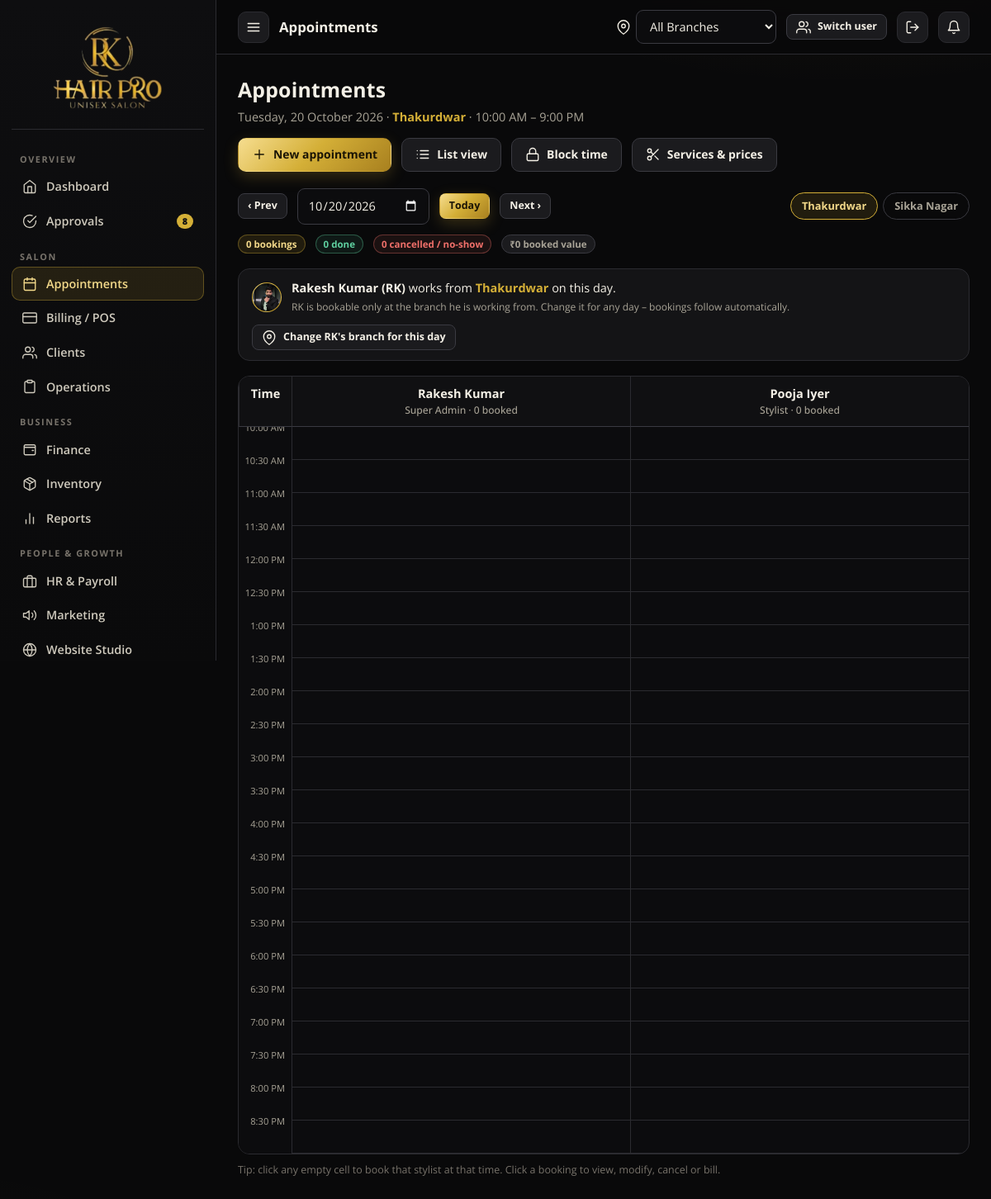
The app's page /appointments/ (signed in) with its own data.
### rkhp/models.py (models this page shows, shortened)
class Branch(db.Model):
    id = db.Column(db.Integer, primary_key=True)
    name = db.Column(db.String(80), nullable=False)
    code = db.Column(db.String(8), nullable=False)
    address = db.Column(db.String(240))
    phone = db.Column(db.String(20))
    open_time = db.Column(db.String(5), default="10:00")
    close_time = db.Column(db.String(5), default="21:00")
    slot_minutes = db.Column(db.Integer, default=30)
    monthly_target = db.Column(db.Float, default=0)
    active = db.Column(db.Boolean, default=True)
    created_at = db.Column(db.DateTime, default=now)

class Employee(UserMixin, db.Model):
    id = db.Column(db.Integer, primary_key=True)
    name = db.Column(db.String(100), nullable=False)
    mobile = db.Column(db.String(15), unique=True, nullable=False)   # login id
    password_hash = db.Column(db.String(200))
    role = db.Column(db.String(20), default="stylist")
    designation = db.Column(db.String(80))
    branch_id = db.Column(db.Integer, db.ForeignKey("branch.id"))       # access scope (None = all branches)
    home_branch_id = db.Column(db.Integer, db.ForeignKey("branch.id"))  # where they normally work
    reports_to_id = db.Column(db.Integer, db.ForeignKey("employee.id"))
    active = db.Column(db.Boolean, default=True)
    login_blocked = db.Column(db.Boolean, default=False)
    perms = db.Column(db.String(200))            # comma list; None => role defaults
    takes_appointments = db.Column(db.Boolean, default=False)
    public_visible = db.Column(db.Boolean, default=True)   # shown on online booking page
    bio = db.Column(db.String(240))
    salary = db.Column(db.Float, default=18000)
    commission_pct = db.Column(db.Float, default=10)
    monthly_target = db.Column(db.Float, default=0)
    weekly_off = db.Column(db.Integer, default=0)          # Monday=0 .. Sunday=6
    shift_start = db.Column(db.String(5), default="10:00")
    shift_end = db.Column(db.String(5), default="21:00")
    tip_mode = db.Column(db.String(10), default="daily")   # daily | salary
    joined_on = db.Column(db.Date, default=date.today)
    dob = db.Column(db.Date)
    email = db.Column(db.String(120))
    address = db.Column(db.String(240))
    aadhaar = db.Column(db.String(20))
    pan = db.Column(db.String(12))
    emergency_name = db.Column(db.String(80))
    emergency_phone = db.Column(db.String(15))
    bank_name = db.Column(db.String(80))
    bank_account = db.Column(db.String(30))
    ifsc = db.Column(db.String(15))
    upi_id = db.Column(db.String(60))
    photo = db.Column(db.String(200))
    face_photo = db.Column(db.String(200))
    aadhaar_doc = db.Column(db.String(200))
    pan_doc = db.Column(db.String(200))
    created_at = db.Column(db.DateTime, default=now)
    branch = db.relationship("Branch", foreign_keys=[branch_id])
    home_branch = db.relationship("Branch", foreign_keys=[home_branch_id])
    manager = db.relationship("Employee", remote_side=[id], foreign_keys=[reports_to_id])
    @property
    def is_active(self):       # Flask-Login
        return bool(self.active) and not self.login_blocked
    @property
    def is_super(self):
        return self.role == "super_admin"
    @property
    def role_label(self):
        return ROLE_LABEL.get(self.role, self.role)
    @property
    def perm_set(self):
        if self.is_super:
            return set(ALL_PERMS)
        if self.perms is None:
            return set(DEFAULT_PERMS.get(self.role, []))
        return {p for p in self.perms.split(",") if p}
    def has_perm(self, p):
        return p in self.perm_set
    @property
    def is_manager(self):
        return self.role in ("super_admin", "branch_admin")
    def location_on(self, d):
        ov = EmployeeDayBranch.query.filter_by(employee_id=self.id, date=d).first()
        if ov:
            return ov.branch_id           # None means not working at any branch that day
        return self.home_branch_id

### rkhp/routes/appointments.py (the view)
@bp.route("/")
@require_perm("appointments")
def board():
    d = parse_date(request.args.get("date"), date.today())
    ids = scope_ids()
    bid = _branch_for_view()
    br = db.session.get(Branch, bid)
    start_dt = datetime.combine(d, datetime.min.time())
    appts = Appointment.query.filter(Appointment.branch_id == bid, Appointment.start_dt >= start_dt, Appointment.start_dt < start_dt + timedelta(days=1)).order_by(Appointment.start_dt).all()
    emps = al.bookable_employees(bid, d)
    for a in appts:
        if a.employee and a.employee not in emps:
            emps.append(a.employee)
    unassigned = [a for a in appts if not a.employee]
    blocks = BlockedSlot.query.filter(BlockedSlot.start_dt >= start_dt, BlockedSlot.start_dt < start_dt + timedelta(days=1), BlockedSlot.branch_id == bid).all()
    cols = [dict(e=e, appts=[a for a in appts if a.employee_id == e.id], blocks=[b for b in blocks if b.employee_id == e.id]) for e in emps]
    o, c = hhmm_to_min(br.open_time), hhmm_to_min(br.close_time)
    rk = Employee.query.filter_by(role="super_admin").first()
    rk_loc = rk.location_on(d) if rk else None
    ppm = 40.0 / (br.slot_minutes or 30)
    stats = dict(total=sum(1 for a in appts if a.is_active), done=sum(1 for a in appts if a.status == "completed"), cancelled=sum(1 for a in appts if a.status in ("cancelled", "no_show")),
                 value=sum(a.total for a in appts if a.is_active))
    return render_template("appointments/board.html", d=d, br=br, cols=cols, o=o, c=c, ppm=ppm, step=br.slot_minutes or 30, unassigned=unassigned, rk=rk, rk_loc=rk_loc,
                           stats=stats, prev=d - timedelta(days=1), nxt=d + timedelta(days=1), today=date.today(), page_title="Appointments",
                           now_min=(datetime.now().hour * 60 + datetime.now().minute) if d == date.today() else None, all_b=Branch.query.filter(Branch.id.in_(ids)).all())

### rkhp/__init__.py (called while the page is built)
def unread():
    from .models import Notification
    return Notification.query.filter_by(employee_id=current_user.id, is_read=False).count()

### rkhp/helpers.py (called while the page is built, shortened)
def inr(v, dec=None, sym=True):
    try:
        v = float(v or 0)
    except (TypeError, ValueError):
        v = 0.0
    neg = v < 0
    v = abs(v)
    if dec is None:      # paise only where they matter (small amounts); big totals show whole rupees
        dec = 2 if abs(v - round(v)) > 0.004 and v < 10000 else 0
    s = f"{v:.{dec}f}"
    whole, _, frac = s.partition(".")
    if len(whole) > 3:
        head, tail = whole[:-3], whole[-3:]
        head = re.sub(r"(\d)(?=(\d\d)+$)", r"\1,", head)
        whole = head + "," + tail
    out = whole + ("." + frac if frac else "")
    return ("-" if neg else "") + ("₹" if sym else "") + out

def fmt_date(d, fmt="%d %b %Y"):
    if not d:
        return "—"
    return d.strftime(fmt)

def fmt_time(dt):
    if not dt:
        return "—"
    if isinstance(dt, str):
        h, m = dt.split(":")
        dt = datetime(2000, 1, 1, int(h), int(m))
    return dt.strftime("%I:%M %p").lstrip("0")

def hhmm_to_min(s):
    h, m = str(s).split(":")
    return int(h) * 60 + int(m)

def parse_date(s, default=None):
    if not s:
        return default

def to_int(v, default=None):
    try:
        return int(v)
    except (TypeError, ValueError):
        return default

def all_branches():
    return Branch.query.filter_by(active=True).order_by(Branch.id).all()

def scope_ids():
    if current_user.is_authenticated and current_user.branch_id:
        return [current_user.branch_id]
    sel = session.get("branch_id", 0)
    if sel:
        return [int(sel)]
    return [b.id for b in all_branches()]

def active_branch():
    ids = scope_ids()
    if len(ids) == 1 and (current_user.branch_id or session.get("branch_id")):
        return db.session.get(Branch, ids[0])
    return None

def require_perm(*perms):
    def deco(fn):
        @wraps(fn)
        def wrapper(*a, **kw):
            if not current_user.is_authenticated:
                return redirect(url_for("auth.login", next=request.path))
            if not any(current_user.has_perm(p) for p in perms):
                abort(403)
            return fn(*a, **kw)
        return wrapper
    return deco

### rkhp/logic/appointments.py (called while the page is built)
def on_leave(emp_id, d):
    return LeaveRequest.query.filter(LeaveRequest.employee_id == emp_id, LeaveRequest.status == "approved",
                                     LeaveRequest.from_date <= d, LeaveRequest.to_date >= d).first() is not None

### rkhp/templates/appointments/board.html (shortened to what this page needs)
{% extends 'base.html' %}
{% block content %}
<div class="page-h">
  <div><h1>Appointments</h1><p>{{ d|dfmt('%A, %d %B %Y') }} · <b class="gold">{{ br.name }}</b> · {{ br.open_time|tfmt }} – {{ br.close_time|tfmt }}</p></div>
  <div class="row no-print">
    <a class="btn gold" href="{{ url_for('appt.new', date=d.isoformat(), branch=br.id) }}">{{ ui.icon('plus') }} New appointment</a>
    <a class="btn" href="{{ url_for('appt.list_') }}">{{ ui.icon('list') }} List view</a>
    <button class="btn" data-modal="blockModal">{{ ui.icon('lock') }} Block time</button>
    {% if current_user.is_manager %}<a class="btn" href="{{ url_for('appt.services') }}">{{ ui.icon('scissors') }} Services & prices</a>{% endif %}
  </div>
</div>
<div class="row between mb no-print">
  <div class="row">
    <a class="btn sm" href="{{ url_for('appt.board', date=prev.isoformat(), b=br.id) }}">‹ Prev</a>
    <form method="get" class="row" style="gap:6px"><input type="hidden" name="b" value="{{ br.id }}"><input type="date" name="date" value="{{ d.isoformat() }}" onchange="this.form.submit()" style="width:160px"></form>
    <a class="btn sm {{ 'gold' if d == today }}" href="{{ url_for('appt.board', b=br.id) }}">Today</a>
    <a class="btn sm" href="{{ url_for('appt.board', date=nxt.isoformat(), b=br.id) }}">Next ›</a>
  </div>
  {% if all_b|length > 1 %}<div class="pills">{% for b in all_b %}<a class="{{ 'active' if b.id == br.id }}" href="{{ url_for('appt.board', date=d.isoformat(), b=b.id) }}">{{ b.name }}</a>{% endfor %}</div>{% endif %}
  <div class="row"><span class="badge gold">{{ stats.total }} bookings</span><span class="badge ok">{{ stats.done }} done</span><span class="badge bad">{{ stats.cancelled }} cancelled / no-show</span><span class="badge">{{ stats.value|inr }} booked value</span></div>
</div>
{% if rk and current_user.is_manager %}
<div class="card flat mb row between" style="padding:12px 16px">
  <div class="row">{{ ui.avatar(rk) }}<div><b>{{ rk.name }}</b> works from
    <b class="gold">{{ 'no branch (off)' if not rk_loc else (all_b|selectattr('id','equalto',rk_loc)|map(attribute='name')|first or 'another branch') }}</b> on this day.<br>
    <small>RK is bookable only at the branch he is working from. Change it for any day – bookings follow automatically.</small></div></div>
  <button class="btn sm" data-modal="rkModal">{{ ui.icon('pin') }} Change RK's branch for this day</button>
</div>
{% endif %}
{% if cols %}
<div class="board-wrap"><div class="board" style="grid-template-columns:64px repeat({{ cols|length }},minmax(210px,1fr))">
  <div class="b-head">Time</div>
  {% for col in cols %}<div class="b-head">{{ col.e.name.split('(')[0] }}<small>{{ col.e.role_label }} · {{ col.appts|selectattr('is_active')|list|length }} booked</small></div>{% endfor %}
  {% set H = (c - o) * ppm %}
  <div class="b-timecol" style="height:{{ H }}px">{% for t in range(o, c, step) %}<span class="tl" style="top:{{ (t - o) * ppm }}px">{{ '%d:%02d %s'|format((t // 60) % 12 or 12, t % 60, 'AM' if t < 720 else 'PM') }}</span>{% endfor %}</div>
  {% for col in cols %}
  <div class="b-col" style="height:{{ H }}px">
    {% for t in range(o, c, step) %}<a class="slot-link" style="top:{{ (t - o) * ppm }}px;height:{{ step * ppm }}px" href="{{ url_for('appt.new', date=d.isoformat(), time='%02d:%02d'|format(t // 60, t % 60), employee=col.e.id, branch=br.id) }}" title="Book {{ col.e.name.split('(')[0] }} at {{ '%02d:%02d'|format(t // 60, t % 60) }}"><span>+</span></a>{% endfor %}
  </div>{% endfor %}
</div></div>
<p class="hint mt-s">Tip: click any empty cell to book that stylist at that time. Click a booking to view, modify, cancel or bill.</p>
{% else %}<div class="card empty">No stylist who takes appointments is working at {{ br.name }} on this day.{% if current_user.is_manager %} Change a stylist's branch or weekly off in HR.{% endif %}</div>{% endif %}
{% endblock %}

### rkhp/templates/_ui.html (shortened to what this page needs)
{% macro icon(name, cls='') %}<svg class="i {{ cls }}" viewBox="0 0 24 24" aria-hidden="true">{{ ICONS.get(name, ICONS['list'])|safe }}</svg>{% endmacro %}
{% macro avatar(e, cls='') %}<span class="avatar {{ cls }}">{% if e.photo %}<img src="{{ url_for('static', filename=e.photo) if e.photo.startswith('img/') else url_for('hr.files', name=e.photo) }}" alt="">{% else %}{{ e.initials }}{% endif %}</span>{% endmacro %}

### rkhp/static/css/public.css (style rules this page uses)
:root { --ivory:#f6eed9;--ivory-2:#ece0c0;--ink:#17130a;--ink-soft:#5b5236;--gold-ink:#8a6a12;--wa:#25d366 }
html { scroll-behavior:smooth }
a { transition:color .15s }

### records on screen
Branch: name "Thakurdwar", open_time|tfmt "10:00 AM", close_time|tfmt "9:00 PM"
Branch: name "Sikka Nagar"
Employee: photo (picture), name "Rakesh Kumar (RK)", e.name "Rakesh Kumar", e.role_label "Super Admin"
Employee: e.name "Pooja Iyer", e.role_label "Stylist"

### other values on screen
{{ sec.title }} "OVERVIEW" "SALON" "BUSINESS" "PEOPLE & GROWTH"
{{ it.label }} "Dashboard" "Approvals" "Appointments" "Billing / POS" "Clients" "Operations" "Finance" "Inventory" "Reports" "HR & Payroll" "Marketing" "Website Studio"
{{ it.count }} "8"
{{ page_title|default('') }} "Appointments"
{{ d|dfmt('%A, %d %B %Y') }} "Tuesday, 20 October 2026"
{{ stats.total }} "0"
{{ stats.done }} "0"
{{ stats.cancelled }} "0"
{{ stats.value|inr }} "₹0"
{{ col.appts|selectattr('is_active')|list|length }} "0" "0"
